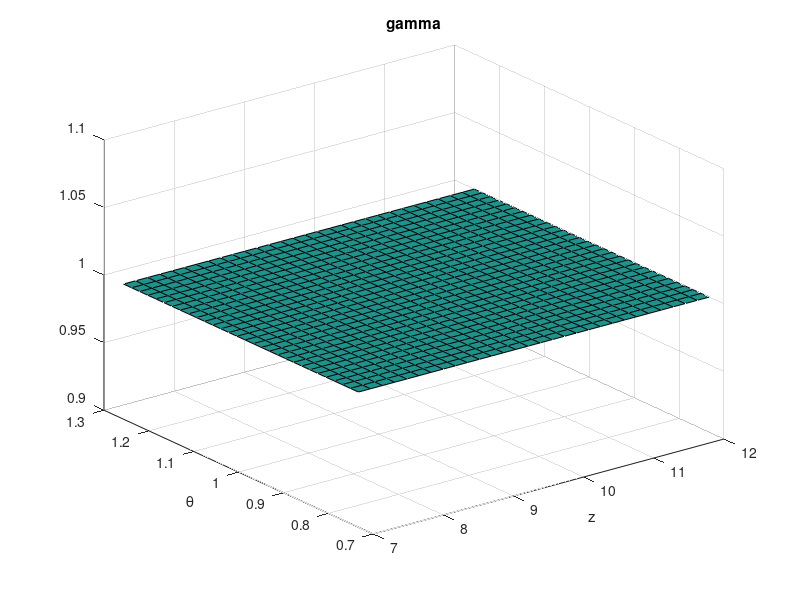
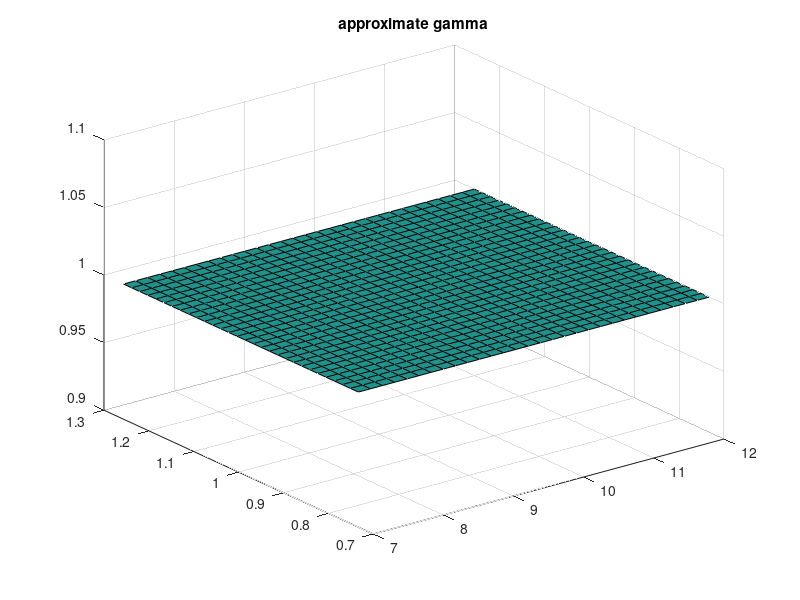
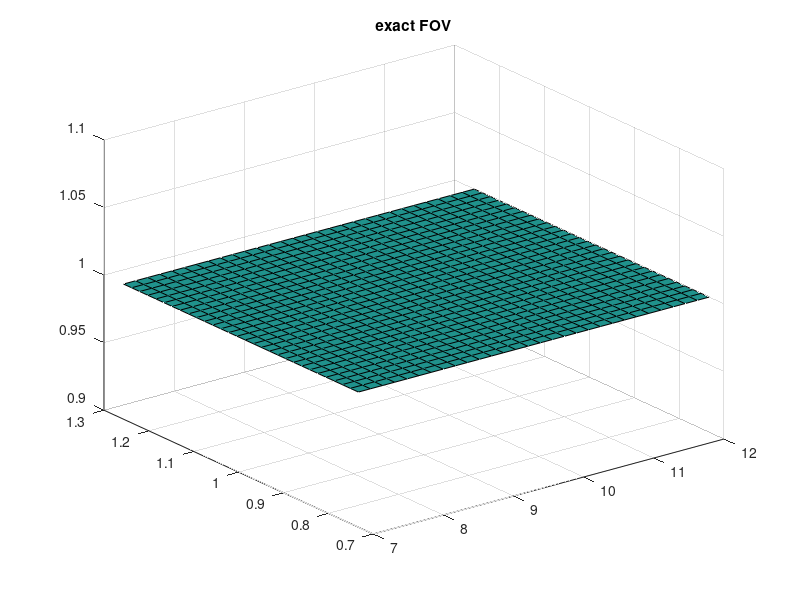

Write the MATLAB code that produced these figures, in order.
% % test the update law of KF during the debug of Planner
% var_P1 = zeros(2,2,N+1);
% P_pred1 = zeros(2,2,N);
% K1 = zeros(2,2,N);
% var_P1(:,:,1) = this.P;%eye(2);
% A1 = [1 0; 0 1];
% Q1 = [1 0; 0 1];
% for ii = 1:N
%     P_pred1(:,:,ii) = A1*var_P1(:,:,ii)*A1'+Q1;
%     K1(:,:,ii) = P_pred1(:,:,ii)*var_C'/(var_C*P_pred1(:,:,ii)*var_C'+var_R/delta^2);
%     var_P1(:,:,ii+1) = P_pred1(:,:,ii)-K1(:,:,ii)*var_C*P_pred1(:,:,ii);
% end

% % draw 1/1+ax^2
% x = linspace(-5,5,100);
% y = zeros(1,length(x));
% a = [0.1,0.5,1];
% figure
% for jj = 1:length(a)
%     for ii = 1:length(x)    
%         y(ii) = 1/(1+a(jj)*abs(x(ii)));
%     end
%     hold on
%     plot(x,y)
% end

%% test ekf
%{
xg = [10;10]; % target position
xs = [15;15]; % sensor position
f = @(x) x;
h = @(x) x-xs;
del_f = @(x) eye(2);
del_h = @(x) eye(2);
Q = 0.01*eye(2);
R = 5*eye(2);
x = xg+[6;7];
P = 100*eye(2);
y = xg-xs;
for ii = 1:50
[x_next,P_next,x_pred,P_pred] = ekf(f,Q,h,R,y,del_f,del_h,x,P);
x = x_next;
P = P_next;
end
%}

%% visualize FOV
%{
figure
l = a(1,:);
m = b(1);

xlim([0,100])
ylim([0,100])
for xx = 0:100
    for yy = 0:100
        if (l*[xx;yy]-m <= 0) && (a(2,:)*[xx;yy]-b(2) <= 0)
            plot(xx,yy,'markers',5,'MarkerFaceColor','b','Marker','*')
            hold on
%             drawnow
        end
    end
end
%}

% visualize bell-shaped function
%{
figure('Position', [500 50 800 700])
l = linspace(-pi,pi,100);
x0 = 0;
t = linspace(-5,5,100);
m = zeros(length(l),length(t));
theta_ref1 = 0;
theta0 = pi/3;
for ff = 1:length(l)
    for gg = 1:length(t)
        m(ff,gg) = 1/(1+(t(gg)-x0)^2)*1/(1+exp(10*(-cos(l(ff)-theta_ref1)+cos(theta0))));
    end
end
% figure
surf(l,t,m)
set(gca,'fontsize',30);
xlabel('Angle','FontSize',30)
ylabel('Distace','FontSize',30)
zlabel('Function Value','FontSize',30)
title('Approximate Function for \gamma_k')
box on
%}

%%% draw plot
%{
figure('WindowStyle','normal','Position', [500 50 800 700])
hold on
idx = 50;
hdl1 = plot(rbt.traj(1,1:idx+1),rbt.traj(2,1:idx+1),'r','LineWidth',2,'markers',1);
% set(hdl1,'MarkerFaceColor','r');
% set(hdl1,'MarkerEdgeColor','r');
set(hdl1,'Color','r');
set(hdl1,'LineStyle','-');
set(hdl1,'Marker','o');
% set(hdl1, 'Position', [600 700 300 300])


hdl2 = plot(fld.target.traj(1,1:idx+1),fld.target.traj(2,1:idx+1),'LineWidth',2,'markers',1);
% set(hdl2,'MarkerFaceColor','b');
% set(hdl2,'MarkerEdgeColor','b');%
set(hdl2,'Color','b');
set(hdl2,'LineStyle','-');
set(hdl2,'Marker','*');


% hdl3 = plot(rbt.est_pos_hist(1,:),rbt.est_pos_hist(2,:),'g','markers',3);
% set(hdl3,'MarkerFaceColor','g');
% set(hdl3,'MarkerEdgeColor','g');
% set(hdl3,'Color','g');
% %     set(hdl2,'LineStyle','-');
% set(hdl3,'Marker','s');

% add legend
[~,hdl4] = legend('robot','target');%,'estimated target')
textobj = findobj(hdl4,'type','text');
set(textobj,'fontsize',20);

% draw FOV
a1 = rbt.traj(3,idx+1)-rbt.theta0;  % A random direction
a2 = rbt.traj(3,idx+1)+rbt.theta0;
t = linspace(a1,a2,50);
x0 = rbt.traj(1,idx+1);
y0 = rbt.traj(2,idx+1);
x1 = rbt.traj(1,idx+1) + rbt.r*cos(t);
y1 = rbt.traj(2,idx+1) + rbt.r*sin(t);
plot([x0,x1,x0],[y0,y1,y0],'--','LineWidth',2,'color',[0 .5 0])

% draw uncertainty
t2 = linspace(0,2*pi,50);
r2 = sqrt(rbt.P_hist(1,2*idx-1));
x2 = rbt.est_pos_hist(1,idx) + r2*cos(t2);
y2 = rbt.est_pos_hist(2,idx) + r2*sin(t2);
plot(x2,y2,'b-.','LineWidth',2)

% change font
set(gca,'fontsize',30);
xlabel('X','FontSize',30);
ylabel('Y','FontSize',30);

title(sprintf('Step %d',idx))
xlim([fld.fld_cor(1),fld.fld_cor(2)]);
ylim([fld.fld_cor(3),fld.fld_cor(4)]);
box on
% axis equal
%}

%% test the sigmoid function
%{
x0 = 0;
k = [0.1,0.5,1,2,5,10];
x = -5:0.1:5;
figure 
hold on
for ii = 1:length(k)
    y = 1./(1+exp((k(ii)*(x-x0))));
    plot(x,y)
end
%}

%% test the cvx planning result
% for jjj = 1:this.gmm_num
%     for iii = 1:N
%         value((P(2*jjj-1:2*jjj,2*iii+1:2*iii+2)-P_pred(2*jjj-1:2*jjj,2*iii-1:2*iii)))*gamma_den...
%             == -gamma_num*Kref(2*jjj-1:2*jjj,2*iii-1:2*iii)*C*value(P_pred(2*jjj-1:2*jjj,2*iii-1:2*iii))    
%     end
% end
% 
% for iii = 1:N
%     for jjj = 1:this.gmm_num
%         display(cond(value(P(2*jjj-1:2*jjj,2*iii+1:2*iii+2))))
%     end
% end

% % check how yalmip interpret LMI (in a wrong way as the elementwise inequality)
% clear
% A = sdpvar(4,2);
% B = cell(2,1);
% B{1} = sdpvar(2,2);
% B{2} = sdpvar(2,2);
% t = sdpvar(2,1);
% x = sdpvar(4,1);
% y = x(1:2,1);
% % constr = [[A(1:2,:) y;y' 1] >= 0, A(1,2) == -0.1, x>=0];
% % constr = [constr, [A(3:4,:) y;y' 1] >= 0, A(1,2) == -0.1, x>=0];
% constr = [[B{1} x(1:2,1);x(1:2,1)' t(1,1)] >= 0, x>=0];
% constr = [constr, [B{2} x(3:4,1);x(3:4,1)' t(2,1)] >= 0, t>=0];
% obj = sum(x)+sum(t);
% opt = sdpsettings('solver','mosek','verbose',3,'debug',1,'showprogress',1);
% sol1 = optimize(constr,obj,opt);

% % check the computed value of P
% for jjj = 1:this.gmm_num
%     for iii = 1:N+1
%         display(value(P{jjj,iii}))
%     end
% end

% % find a MWE to show the problem in recognizaing LMI constraints
% clear
% num = 1;
% N = 1;
% 
% % define variables
% x = sdpvar(2*num,N+1,'full');
% t = sdpvar(num*num,N+1); % dummy variable for LMI
% 
% P = cell(num,N+1);
% for ii = 1:N+1
%     for jj = 1:num
%         P{jj,ii} = sdpvar(2,2,'full'); % a set of 2-by-2 symmetric matrices
%     end
% end
% 
% % objective
% obj = sum(sum(t));
% 
% % constraints
% % epigraph
% constr = [t>=0];
% 
% for ii = 1:N+1
%     for jj = 1:num
%         constr = [constr,[P{jj,ii} >= 0]:'psd of P']; % a set of 2-by-2 symmetric matrices
%     end
% end
% 
% for ii = 1:N
%     for jj = 1:num
%         tmp = 0;
%         for ll = 1:num
%             % LMI
%             constr = [constr,[[P{ll,ii+1} x(2*jj-1:2*jj,ii+1)-x(2*ll-1:2*ll,ii+1);
%                 (x(2*jj-1:2*jj,ii+1)-x(2*ll-1:2*ll,ii+1))' t(num*(jj-1)+ll,ii+1)]>=0]:'LMI'];
%         end
%     end
% end
% % intentionally add this constraint to show, via the optimization result,
% % that LMI is interpreted as something else
% constr = [constr, P{1,1}(2,1) == -1, P{1,1}(1,2) == -1];
% 
% opt = sdpsettings('solver','mosek','verbose',3,'debug',1,'showprogress',1);
% sol = optimize(constr,obj,opt);

%% test what composes variables in Ipopt
%{
% robot state and control
N = 3;
gmm_num = 3;
wt = [1 1 1]; 
z = sdpvar(4,N+1,'full'); % robot state
u = sdpvar(2,N,'full'); % robot control
% estimation
x = sdpvar(2*gmm_num,N+1,'full'); % target mean
%             P = sdpvar(2*this.gmm_num,2*(N+1),'full'); % a set of 2-by-2 symmetric matrices
%             P = sdpvar(2*this.gmm_num,2*(N+1)); % a set of 2-by-2 symmetric matrices
P = cell(gmm_num,N+1);
for ii = 1:N+1
    for jj = 1:gmm_num
        P{jj,ii} = sdpvar(2,2,'full'); % a set of 2-by-2 symmetric matrices
    end
end

% auxiliary variable
%             tmp_M = sdpvar(2,2,'full');
%             K = sdpvar(2*this.gmm_num,2*N,'full');
K = sdpvar(2*gmm_num,2*N,'full');
%             phi = sdpvar(2,2,'full');
%             tmp1 = sdpvar(2,N,'full');

%             % debug purpose
%             x_pred = sdpvar(2*this.gmm_num,N,'full');
% %             P_pred = sdpvar(2*this.gmm_num,2*N,'full');
% %             P_pred = sdpvar(2*this.gmm_num,2*N);
%             P_pred = cell(this.gmm_num,N);
%             for ii = 1:N
%                 for jj = 1:this.gmm_num
%                     P_pred{jj,ii} = sdpvar(2,2,'full'); % a set of 2-by-2 symmetric matrices
%                 end
%             end

zref = [];
uref = [];
%             while (1)

% obj
obj = 0;%P(1,1,N+1)+P(2,2,N+1); % trace of last covariance
for ii = 1:N
    for jj = 1:gmm_num
        w = exp(-(x(2*jj-1:2*jj,ii+1)...
            -x(2*ll-1:2*ll,ii+1))'*(x(2*jj-1:2*jj,ii+1)-x(2*ll-1:2*ll,ii+1))/2);
        obj = obj+w;
    end
end
% for ii = 1:N
%     for jj = 1:gmm_num
%         tmp = 0;
%         for ll = 1:gmm_num
%             % obj uses the 0-order approximation
%             %%% I assume that the covariance does not change
%             %%% for now, which is the simplification. Will
%             %%% change this later after making program work.
%             if ll == jj
%                 tmp = tmp+wt(ll);
%             else
%                 tmp = tmp+wt(ll)*exp(-(x(2*jj-1:2*jj,ii+1)...
%                     -x(2*ll-1:2*ll,ii+1))'*(x(2*jj-1:2*jj,ii+1)-x(2*ll-1:2*ll,ii+1))/2);
%             end
%         end
%         obj = obj-wt(jj)*log(tmp); % missing term: 1/2*E((x-mu)^T*g''(mu)*(x-mu))
%     end
% end

constr = [x>=0];
opt = sdpsettings('solver','ipopt','verbose',3,'debug',1,'showprogress',1);
sol1 = optimize(constr,obj,opt);
%}

%% check what is going wrong in cvxPlanner
%{
% compute the values by using the reference values

% variables used for testing
zt = zeros(4,N+1);
ut = zeros(2,N);
xt = zeros(2*this.gmm_num,N+1);
Pt = zeros(2,2,this.gmm_num,N+1);
x_predt = zeros(2*this.gmm_num,N);
P_predt = zeros(2,2,this.gmm_num,N);

t = cell(this.gmm_num*this.gmm_num,N+1);

% initial value
zt(:,1) = this.state;
xt(:,1) = this.est_pos(:);
for jj = 1:this.gmm_num
    Pt(:,:,jj,1) = this.P{jj};
end

% constraints on the go
for ii = 1:N
    % robot state
    zt(:,ii+1) = zt(:,ii)+...
        [zt(4,ii)*cos(zref(3,ii))-zref(4,ii)*sin(zref(3,ii))*(zt(3,ii)-zref(3,ii));
        zt(4,ii)*sin(zref(3,ii))+zref(4,ii)*cos(zref(3,ii))*(zt(3,ii)-zref(3,ii));
        ut(:,ii)]*dt;
    
    gamma_den = 1; %1+exp(alp*(sum((tmp_mean-z(1:2,ii+1)).^2)-this.r^2));
    % 1+sum((tmp_mean-z(1:2,ii+1)).^2);
    gamma_num = 1;
    
    % target prediction
    for jj = 1:this.gmm_num
        A = del_f(xt(2*jj-1:2*jj,ii));       
        C = del_h(xref(2*jj-1:2*jj,ii),zref(1:2,ii));
        
        % mean
        x_predt(2*jj-1:2*jj,ii) = f(xt(2*jj-1:2*jj,ii));
        % covariance
        P_predt(:,:,jj,ii) = A*Pt(:,:,jj,ii)*A'+Q;
      
        % mean
        xt(2*jj-1:2*jj,ii+1) = x_predt(2*jj-1:2*jj,ii);
        % covariance
        Pt(:,:,jj,ii+1)...
            = P_predt(:,:,jj,ii)-gamma_num/gamma_den*Kref(2*jj-1:2*jj,2*ii-1:2*ii)*C*P_predt(:,:,jj,ii);       
    end
end

% possible error is that -0 and 0. now only constrain the upper triangle
% elements in equality constraint.
% badly scaled problem is also a cause of problem: Pt is too small compared
% to xt_ll-xt_jj

cvx_begin sdp
variable tt(this.gmm_num*this.gmm_num,N)
variable PPt(3,3,this.gmm_num,this.gmm_num,N) nonnegative
minimize sum(tt(:))
tt(:) >= 0;
for ii = 1:3%N
    for jj = 1:3%this.gmm_num
        for ll = 1:3%this.gmm_num
%             tt(this.gmm_num*(jj-1)+ll,ii) >=...
%                 (xt(2*jj-1:2*jj,ii+1)-xt(2*ll-1:2*ll,ii+1))'/Pt(:,:,ll,ii+1)*(xt(2*jj-1:2*jj,ii+1)-xt(2*ll-1:2*ll,ii+1));
            triu(PPt(:,:,jj,ll,ii)) == ...
            triu([Pt(:,:,ll,ii+1) (xt(2*jj-1:2*jj,ii+1)-xt(2*ll-1:2*ll,ii+1))/10;
                (xt(2*jj-1:2*jj,ii+1)-xt(2*ll-1:2*ll,ii+1))'/10 tt(this.gmm_num*(jj-1)+ll,ii)]);
        end
    end
end
cvx_end
%}

%% compare the linearization and original result of the bell-shaped sensor
clear
% model parameters
alp1 = 20;
alp2 = 20;
alp3 = 20;

theta0 = pi/3;
r = 20;
tar_pos = [20;20]; 

% reference value for linearization
z_ref = [10;10];
theta_ref = pi/3;

%%% resume from here 4/18/17
% define sensor model
% determine if the target is in sensor FOV
inFOV = @(z,theta,tar_pos) ([sin(theta-theta0),-cos(theta-theta0)]*(tar_pos-z) <= 0) &&...
    ([-sin(theta+theta0),cos(theta+theta0)]*(tar_pos-z) <= 0)...
                && (norm(tar_pos-z) <= r);       
% gamma
gam_den1 = @(z,x0,alp) 1+exp(alp*(sum((x0-z).^2)-r^2));
gam_den2 = @(z,x0,theta,alp) 1+exp(alp*[sin(theta-theta0),-cos(theta-theta0)]*(x0-z));
gam_den3 = @(z,x0,theta,alp) 1+exp(alp*[-sin(theta+theta0),cos(theta+theta0)]*(x0-z));
gam_den = @(z,theta,x0,alp1,alp2,alp3) gam_den1(z,x0,alp1)*gam_den2(z,x0,theta,alp2)*gam_den3(z,x0,theta,alp3);
% exact model
gam = @(z,theta,x0,alp1,alp2,alp3) 1/gam_den(z,theta,x0,alp1,alp2,alp3);
% gradient
gam_den1_grad = @(z,x0,alp)  [(gam_den1(z,x0,alp)-1)*alp*(z-x0);0];
gam_den2_grad = @(z,x0,theta,alp)  (gam_den2(z,x0,theta,alp)-1)*alp*[-sin(theta-theta0);cos(theta-theta0);[cos(theta-theta0),sin(theta-theta0)]*(x0-z)];
gam_den3_grad = @(z,x0,theta,alp)  (gam_den3(z,x0,theta,alp)-1)*alp*[sin(theta+theta0);-cos(theta+theta0);[cos(theta+theta0),sin(theta+theta0)]*(z-x0)];
gam_grad = @(z,theta,x0,alp1,alp2,alp3) -(gam_den1_grad(z,x0,alp1)*gam_den2(z,x0,theta,alp2)*gam_den3(z,x0,theta,alp3)+...
    gam_den1(z,x0,alp1)*gam_den2_grad(z,x0,theta,alp2)*gam_den3(z,x0,theta,alp3)+...
    gam_den1(z,x0,alp1)*gam_den2(z,x0,theta,alp2)*gam_den3_grad(z,x0,theta,alp3))/...
    (gam_den1(z,x0,alp1)*gam_den2(z,x0,theta,alp2)*gam_den3(z,x0,theta,alp3))^2;
% linearized model
gam_aprx = @(z,theta,x0,z_ref,theta_ref,alp1,alp2,alp3) gam(z_ref,theta_ref,x0,alp1,alp2,alp3)...
    +gam_grad(z_ref,theta_ref,x0,alp1,alp2,alp3)'*[z-z_ref;theta-theta_ref];

% test set. in the vinicity of reference value
theta_set = linspace(theta_ref*0.7,theta_ref*1.2,30);
z_set = [linspace(z_ref(1)*0.7,z_ref(1)*1.2,30);linspace(z_ref(2)*0.5,z_ref(2)*1.2,30)];

% compare the computed gamma, gamma_aprx, inFOV
v = zeros(length(theta_set),length(z_set)); % computed using gam
v_aprx = zeros(length(theta_set),length(z_set)); % computed using gam_aprx
v_fov = zeros(length(theta_set),length(z_set)); % computed using inFOV

for ff = 1:length(theta_set)
    for gg = 1:size(z_set,2)
        v(ff,gg) = gam(z_set(:,gg),theta_set(ff),tar_pos,alp1,alp2,alp3);
        v_aprx(ff,gg) = gam_aprx(z_set(:,gg),theta_set(ff),tar_pos,z_ref,theta_ref,alp1,alp2,alp3);
        v_fov(ff,gg) = inFOV(z_set(:,gg),theta_set(ff),tar_pos);
    end
end 
v_diff1 = v-v_aprx;
v_diff2 = v-v_fov;
v_diff3 = v_aprx-v_fov;

figure(1)
surf(z_set(1,:),theta_set,v)
title('gamma')
xlabel('z')
ylabel('\theta')
figure(2)
surf(z_set(1,:),theta_set,v_aprx)
title('approximate gamma')
figure(3)
surf(z_set(1,:),theta_set,v_fov)
title('exact FOV')

